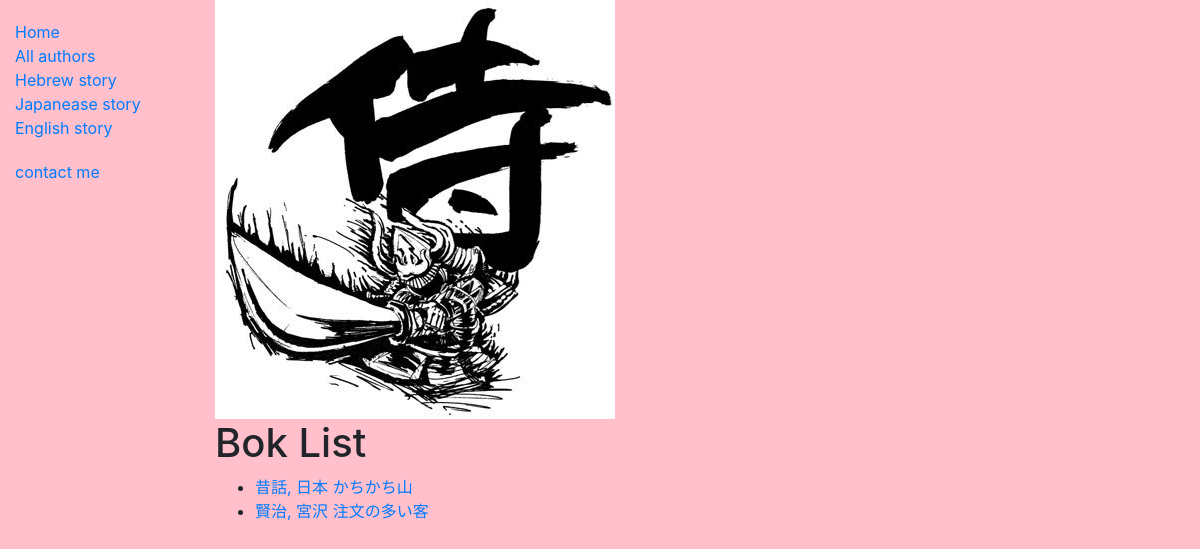
Screenshot of /catalog/book/Japanese with the database file from the repository.
### catalog/models.py (models this page shows, shortened)
class Book(models.Model):
    title = models.CharField(max_length=200)
    author = models.ForeignKey('Author', on_delete=models.SET_NULL, null=True)
    summary = models.TextField(max_length=1000, help_text='Enter a brief description of the book')
    isbn = models.CharField('ISBN', max_length=13, help_text='13 Character <a href="https://www.isbn-international.org/content/what-isbn">ISBN number</a>')
    genre = models.ManyToManyField(Genre, help_text='Select a genre for this book')
    language = models.ForeignKey('Language', on_delete=models.SET_NULL, null=True)
    def get_absolute_url(self):
        return reverse('book-detail', args=[str(self.id)])

class Author(models.Model):
    first_name = models.CharField(max_length=100)
    last_name = models.CharField(max_length=100)
    date_of_birth = models.DateField(null=True, blank=True)
    date_of_death = models.DateField('Died', null=True, blank=True)
    def __str__(self):
        return f'{self.last_name}, {self.first_name}'
    class Meta:
        ordering = ['last_name']

### catalog/views.py (the view)
# urls.py: path('book/Japanese', views.BokListView.as_view(), name='book'),
class BokListView(generic.ListView):
    model = Book
    template_name = "catalog/bok_list.html"
    queryset = Book.objects.filter(language__name__icontains='Japanese')

### catalog/templates/catalog/bok_list.html
{% extends "base_generic.html" %}
{% block content %}
  {% load static %}
  <img src="{% static 'images/o0400041911756434001.jpg' %}" alt="mu">
  <h1>Bok List</h1>
  {% if book_list %}
  <ul>
    {% for book in book_list %}
     <li>
        <a href="{{ book.get_absolute_url }}">{{ book.author }}</a>
       <a href="{{book.summary}}">{{book.title}}</a>
      </li>
    {% endfor %}
  </ul>
  {% else %}
    <p>There are no books in the library.</p>
  {% endif %}
{% endblock %}

### catalog/static/css/styles.css (style rules this page uses)
body { background:pink; background-image: url("images/background.gif"); background-repeat: no-repeat; }

### rows the page displays
Book: author "昔話, 日本", title "かちかち山"
Book: author "賢治, 宮沢", title "注文の多い客"
